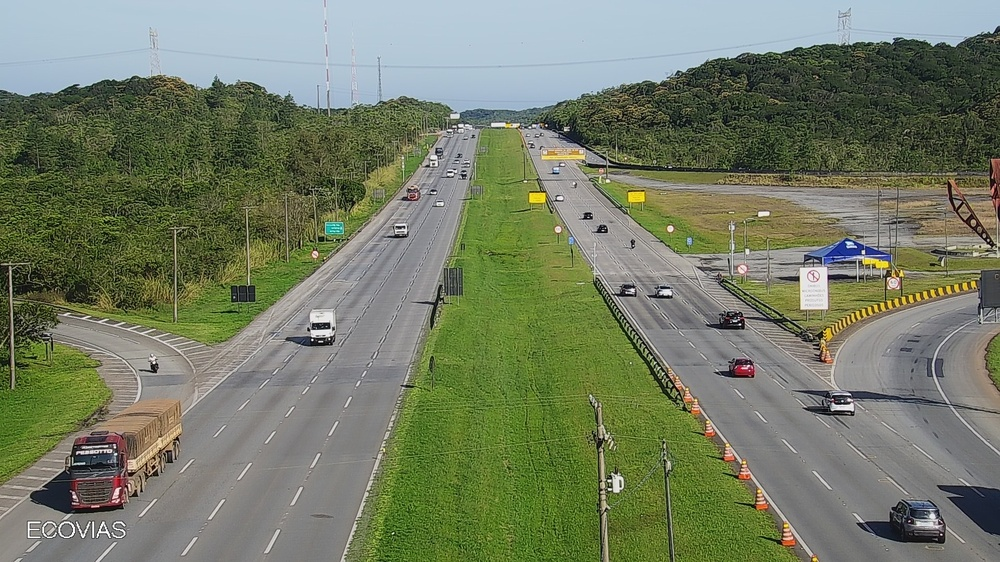
#> input picture data/images/ecovias-001.jpeg, 1000 x 562 px, shrunk from 1920 x 1080 before the run
$ jupyter execute PEL205_Images_01.ipynb
#> lines starting #> are read from the running program, lines starting #| are printed output that depends on the picture
# Análise de Imagens

[cell 1]
import numpy as np
import matplotlib.image as mpimg
import matplotlib.pyplot as plt
from tqdm import tqdm

[cell 2]
img = mpimg.imread("./data/images/ecovias-001.jpeg")
#> img is the input picture: shape (562, 1000, 3); mean R, G, B 116.3, 124.9, 102

[cell 3]
def rgb2gray(rgb):
    return np.dot(rgb[...,:3], [0.299, 0.587, 0.144])
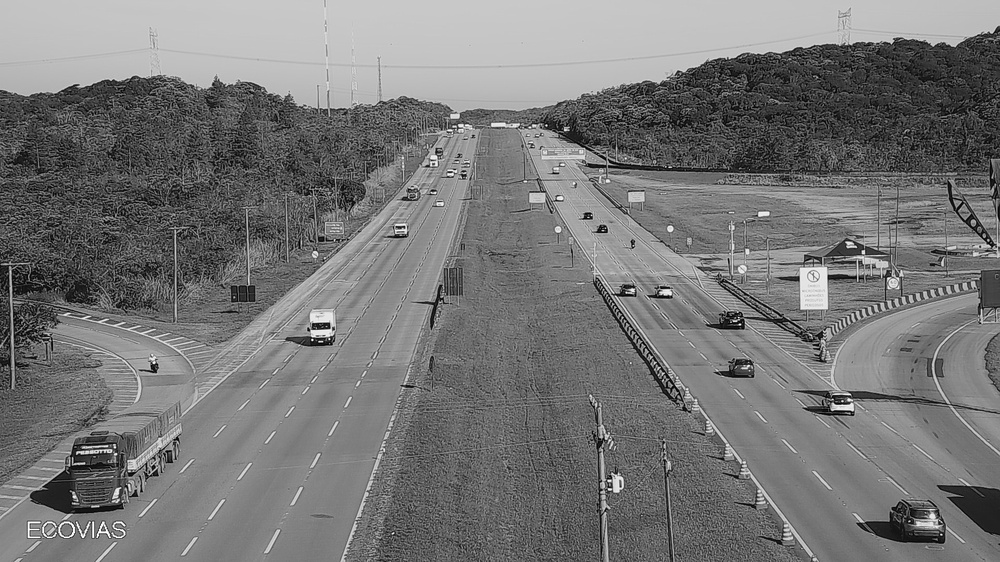
#> returned value: shape (562, 1000) float64; min 0, max 262.6, mean 122.8; drawn with min black and max white

def new_image(img):
    lin = img.shape[0]
#> lin = 562
    col = img.shape[1]
#> col = 1000
    img_out = np.zeros([lin, col])
    return img_out, lin, col

def negativo(img):
    img = rgb2gray(img)
    img_out, lin, col = new_image(img)
#> img_out: shape (562, 1000) float64; every value is 0
#> lin = 562; col = 1000

    for y in tqdm(range(lin)):
        for x in range(col):
            r = img[y][x]
            img_out[y][x] = 255 - r
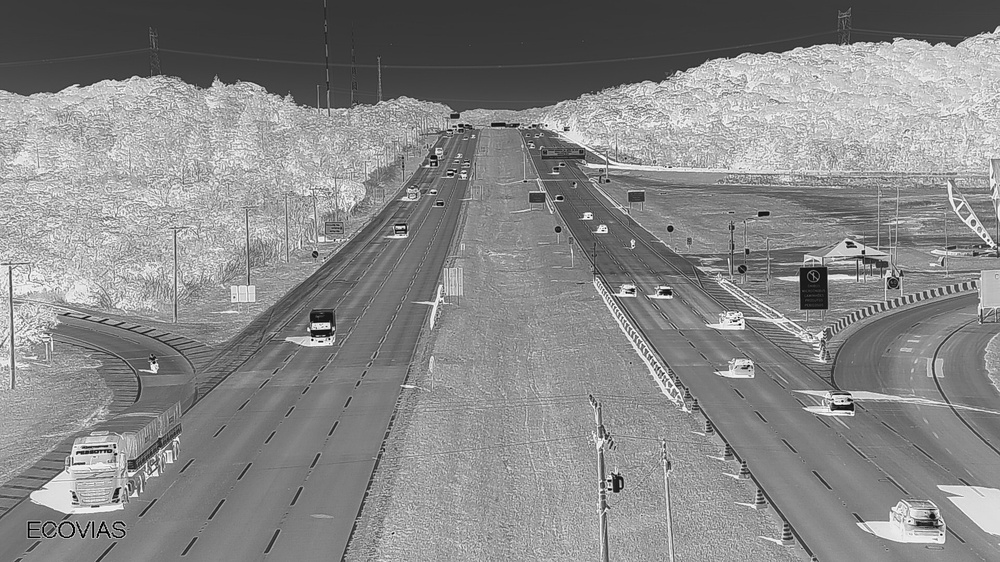
#> img_out: shape (562, 1000) float64; min -7.65, max 255, mean 132.2; drawn with min black and max white

    return img_out

[cell 4]
def impower(img, c, g):
#> called with c = 1, g = 1.5
    img = rgb2gray(img)
    img_out, lin, col = new_image(img)
#> lin = 562; col = 1000
    for y in tqdm(range(lin)):
        for x in range(col):
            r = img[y][x]
            img_out[y][x] = c * r**g
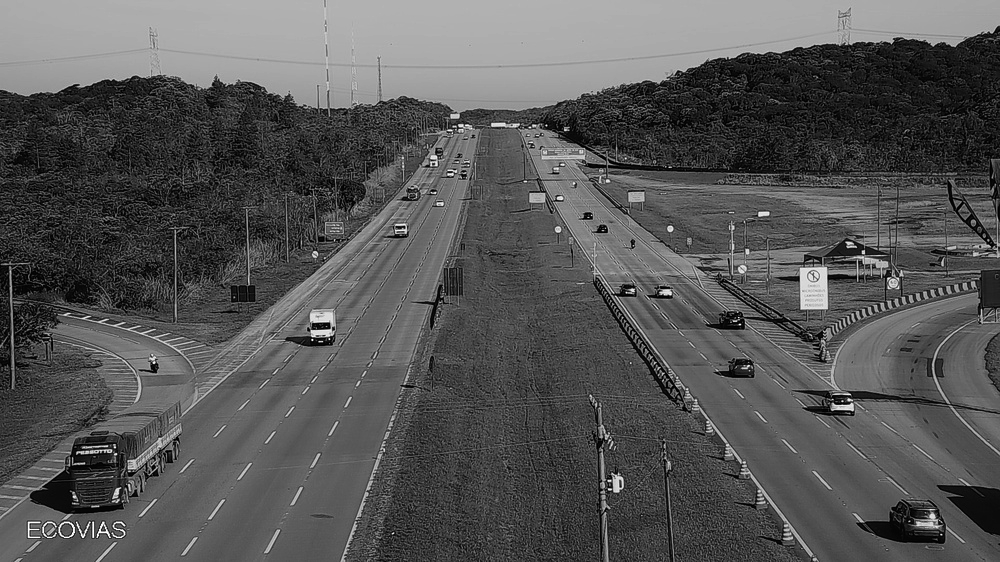
#> img_out: shape (562, 1000) float64; min 0, max 4256.6, mean 1444.5; drawn with min black and max white

    img_out = img_out/255**g
    return img_out

[cell 5]
def imlog(img):
    img = rgb2gray(img)
    img_out, lin, col = new_image(img)
#> lin = 562; col = 1000
    c = 1.1
    for y in tqdm(range(lin)):
        for x in range(col):
            r = img[y][x]
            img_out[y][x] = c * np.log(r + 1)
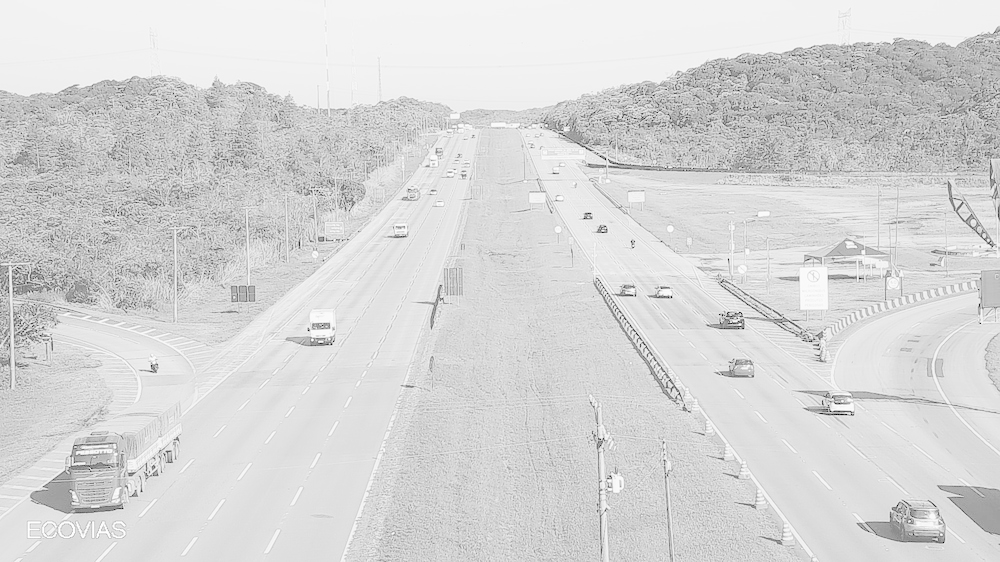
#> img_out: shape (562, 1000) float64; min 0, max 6.13, mean 5.18; drawn with min black and max white

    img_out = img_out/np.log(255)
    return img_out

[cell 6]
img_out_01 = negativo(img)

[cell 7]
img_out_02 = impower(img, 1, 1.5)

[cell 8]
img_out_03 = imlog(img)

[cell 9]
f = plt.figure(figsize=[18, 13.5])
f.add_subplot(3, 2, 1)
plt.imshow(img)
f.add_subplot(3, 2, 2)
plt.imshow(rgb2gray(img), cmap=plt.get_cmap("gray"))
f.add_subplot(3, 2, 3)
plt.imshow(img_out_01, cmap=plt.get_cmap("gray"))
f.add_subplot(3, 2, 4)
plt.imshow(img_out_02, cmap=plt.get_cmap("gray"))
f.add_subplot(3, 2, 5)
plt.imshow(img_out_03, cmap=plt.get_cmap("gray"))
plt.show()
